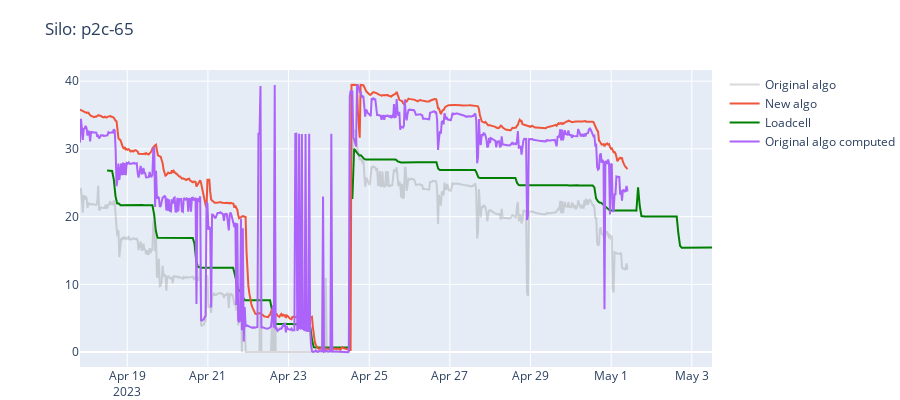

Source (notebook cell):
### Code cell
for df, lc, name in zip([data_65], [lc65], ["p2c-65"]):
    #fig = px.line(df, x="AcquisitionTime", y=["PGA_weight"], title=f"Silo: {name}", hover_data=[df.index])
    fig = go.Figure(layout_title=f"Silo: {name}", layout_height=400, layout_margin_t=70, layout_margin_b=0)
    fig.add_trace(go.Scatter(x=lc["AcquisitionTime"], y=lc["LoadCellWeight_t"], name="Loadcell", line_color="green", legendrank=3))
    fig.add_scatter(x=df["AcquisitionTime"], y=sm.smooth_all(df["AcquisitionTime"], df["lowpass_weight"], 40), name="New algo", legendrank=2)
    fig.add_scatter(x=df["AcquisitionTime"], y=df["PGA_weight"], line_color="gray", opacity=0.3, name="Original algo", legendrank=1)
    fig.add_scatter(x=df["AcquisitionTime"], y=df["computed_weight_50"], name="Original algo computed")
    fig.show()
#x = data_9["AcquisitionTime"]
#y = sm.smooth_all(data_9["AcquisitionTime"].values, data_9["PGA_weight"].values, 40)
#fig.add_trace(go.Scatter(y=y, name="Smoothed")).show()

#fig = px.line(data_65, x="AcquisitionTime", y=["PGA_weight", "CDM_weight", "lowpass_weight"], title="p2c-65", hover_data=[data_65.index])
#fig.add_trace(go.Scatter(x=lc17["AcquisitionTime"], y=lc17["LoadCellWeight_t"], name="loadcell"))
#fig.show()

### Figure 1 — Plotly figure (JSON) as saved in the notebook; plotly's stock layout.template omitted (floating-point values rounded to 4 significant figures; data arrays with more than 128 entries replaced by an {"elided": "..."} marker saying what was removed)
{"data": [{"legendrank": 3, "line": {"color": "green"}, "name": "Loadcell", "type": "scatter", "x": {"elided": "361 str values"}, "y": {"elided": "361 float values"}}, {"legendrank": 2, "name": "New algo", "type": "scatter", "x": {"elided": "598 str values"}, "y": {"elided": "598 float values"}}, {"legendrank": 1, "line": {"color": "gray"}, "name": "Original algo", "opacity": 0.3, "type": "scatter", "x": {"elided": "598 str values"}, "y": {"elided": "598 float values"}}, {"name": "Original algo computed", "type": "scatter", "x": {"elided": "598 str values"}, "y": {"elided": "598 float values"}}], "layout": {"height": 400, "margin": {"b": 0, "t": 70}, "title": {"text": "Silo: p2c-65"}}}
